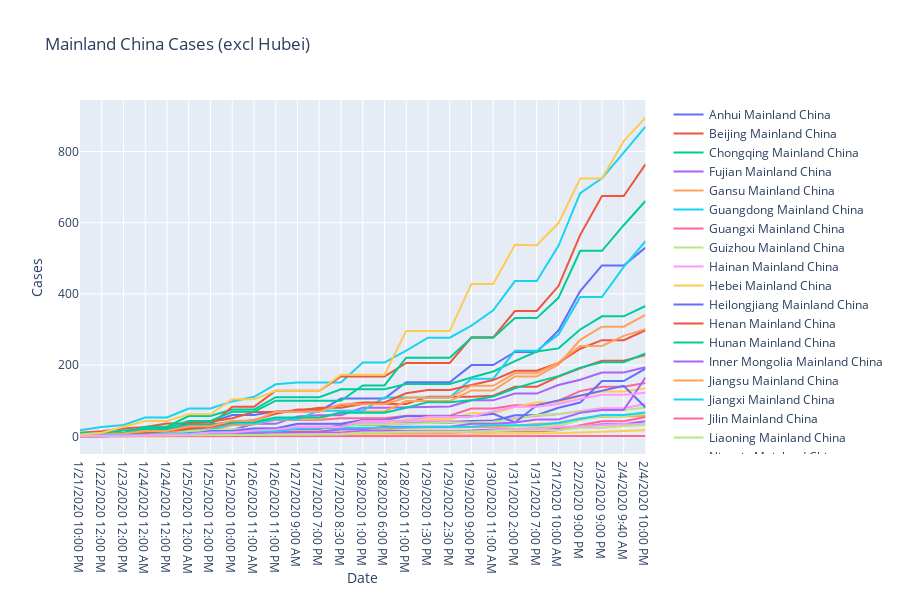

Notebook cell for this chart:
### Code cell
import plotly.express as px


fig = px.line(final_df_MChina_exHubei,title="Mainland China Cases (excl Hubei)", x="Date", y="Cases", color="name", line_group="name", hover_name="name",render_mode="svg")
fig.for_each_trace(lambda t: t.update(name=t.name.replace("name=", "")))
fig.show()
